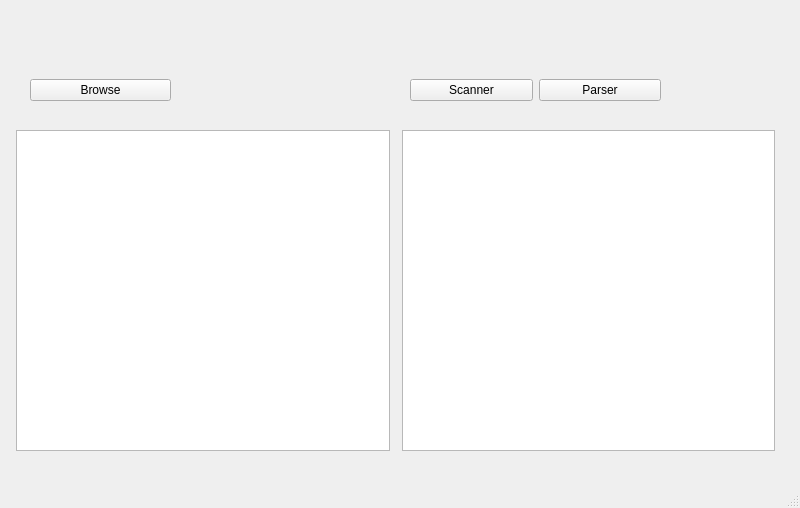
<?xml version="1.0" encoding="UTF-8"?>
<ui version="4.0">
 <class>MainWindow</class>
 <widget class="QMainWindow" name="MainWindow">
  <property name="geometry">
   <rect>
    <x>0</x>
    <y>0</y>
    <width>800</width>
    <height>508</height>
   </rect>
  </property>
  <property name="windowTitle">
   <string>MainWindow</string>
  </property>
  <widget class="QWidget" name="centralwidget">
   <widget class="QWidget" name="horizontalLayoutWidget">
    <property name="geometry">
     <rect>
      <x>10</x>
      <y>130</y>
      <width>771</width>
      <height>321</height>
     </rect>
    </property>
    <layout class="QHBoxLayout" name="horizontalLayout_2">
     <item>
      <widget class="QFrame" name="frame_2">
       <property name="frameShape">
        <enum>QFrame::Shape::StyledPanel</enum>
       </property>
       <property name="frameShadow">
        <enum>QFrame::Shadow::Raised</enum>
       </property>
      </widget>
     </item>
     <item>
      <widget class="QTextEdit" name="inputTextEdit"/>
     </item>
     <item>
      <widget class="QFrame" name="frame">
       <property name="frameShape">
        <enum>QFrame::Shape::StyledPanel</enum>
       </property>
       <property name="frameShadow">
        <enum>QFrame::Shadow::Raised</enum>
       </property>
      </widget>
     </item>
     <item>
      <widget class="QTextEdit" name="outputTextEdit"/>
     </item>
     <item>
      <widget class="QFrame" name="frame_3">
       <property name="frameShape">
        <enum>QFrame::Shape::StyledPanel</enum>
       </property>
       <property name="frameShadow">
        <enum>QFrame::Shadow::Raised</enum>
       </property>
      </widget>
     </item>
    </layout>
   </widget>
   <widget class="QWidget" name="horizontalLayoutWidget_2">
    <property name="geometry">
     <rect>
      <x>410</x>
      <y>60</y>
      <width>251</width>
      <height>61</height>
     </rect>
    </property>
    <layout class="QHBoxLayout" name="horizontalLayout_4">
     <item>
      <widget class="QPushButton" name="scannerButton">
       <property name="text">
        <string>Scanner</string>
       </property>
      </widget>
     </item>
     <item>
      <widget class="QPushButton" name="parserButton">
       <property name="text">
        <string>Parser</string>
       </property>
      </widget>
     </item>
    </layout>
   </widget>
   <widget class="QWidget" name="horizontalLayoutWidget_3">
    <property name="geometry">
     <rect>
      <x>30</x>
      <y>60</y>
      <width>141</width>
      <height>61</height>
     </rect>
    </property>
    <layout class="QHBoxLayout" name="horizontalLayout_5">
     <item>
      <widget class="QPushButton" name="browseButton">
       <property name="text">
        <string>Browse</string>
       </property>
      </widget>
     </item>
    </layout>
   </widget>
  </widget>
  <widget class="QMenuBar" name="menubar">
   <property name="geometry">
    <rect>
     <x>0</x>
     <y>0</y>
     <width>800</width>
     <height>25</height>
    </rect>
   </property>
  </widget>
  <widget class="QStatusBar" name="statusbar"/>
 </widget>
 <resources/>
 <connections/>
</ui>
